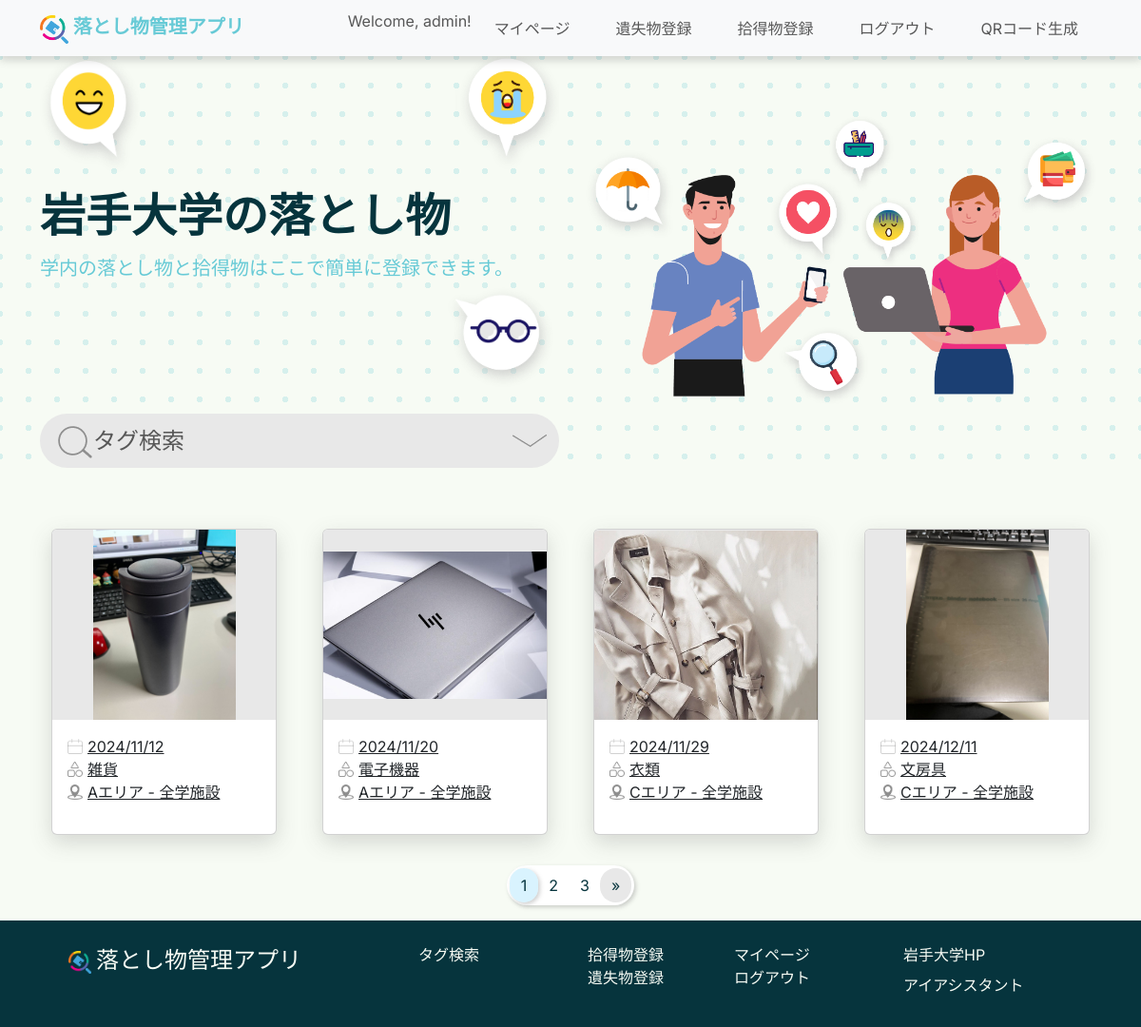
The app's page / (signed in) with its own data.
### top/models.py (models this page shows, shortened)
class ItemImage(models.Model):
    id = models.AutoField(primary_key=True)
    item = models.ForeignKey(Item, on_delete=models.CASCADE, verbose_name="Item")
    image_path = models.ImageField(upload_to='item_images/', max_length=255, blank=True, null=True,
                                   verbose_name='Item Images')
    uploaded_at = models.DateTimeField(auto_now_add=True, null=True, blank=True)

class Item(models.Model):
    item_id = models.AutoField(primary_key=True)
    item_name = models.ForeignKey(ItemsNameTag, on_delete=models.CASCADE, verbose_name="Item Name")
    PorD_location = models.ForeignKey(PickedOrDroppedLocationsTag, on_delete=models.CASCADE,
                                      verbose_name="Picked or Dropped Location")
    storage_location = models.ForeignKey(StorageLocationsTag, on_delete=models.CASCADE, verbose_name="Storage Location", null=True)
    item_type = models.IntegerField(verbose_name="Item Type", help_text="0: Found, 1: Lost")
    status = models.SmallIntegerField(verbose_name="Status", help_text="0: Pending, 1: In Progress, 2: Resolved")
    created_at = models.DateTimeField() # 時間を自動的に更新しない
    updated_at = models.DateTimeField(auto_now=True, null=True, blank=True)
    contact_email = models.EmailField(max_length=100, null=True, blank=True)
    contact_phone = models.CharField(max_length=20, null=True, blank=True)
    description = models.TextField(null=True, blank=True)

class ItemsNameTag(models.Model):
    item_name_id = models.AutoField(primary_key=True)
    item_name = models.CharField(max_length=100, verbose_name="Name tags for items",
                                 help_text="Stationery, clothing, electronic equipment, etc.")
    description = models.TextField(null=True, blank=True)

class PickedOrDroppedLocationsTag(models.Model):
    PorD_location_id = models.AutoField(primary_key=True)
    picked_or_dropped_location_name = models.CharField(max_length=100, verbose_name="Location Name",
                                                       help_text="Name of the place where it was found or dropped, e.g., faculty building, student center, etc.")
    description = models.TextField(null=True, blank=True)
    def __str__(self):
        return self.picked_or_dropped_location_name

### top/views.py (the view)
# urls.py: path('', views.index, name='index'),
def index(request):
    itemname_tag = None
    location_tag = None
    storage_tag = None
    images = ItemImage.objects.select_related("item").order_by("item__created_at") # すべての物品表示（日付順）
    images = images.filter(item__status=0) # status = 0の物品だけ表示
    itemname_tags = ItemsNameTag.objects.all().order_by("item_name")
    location_tags = PickedOrDroppedLocationsTag.objects.all().order_by("picked_or_dropped_location_name")
    storage_tags = StorageLocationsTag.objects.all().order_by("storage_location_name")
    if request.method == "POST":
        date_form = DateFilterForm(request.POST)
        itemname_tag = request.POST.get("item")
        location_tag = request.POST.get("location")
        storage_tag = request.POST.get("storage")
        if itemname_tag == "":
            itemname_tag = None
        if location_tag == "":
            location_tag = None
        if storage_tag == "":
            storage_tag = None
        if itemname_tag and location_tag and storage_tag:
            images = images.filter(Q(item__item_name=itemname_tag) & Q(item__PorD_location=location_tag) & Q(item__storage_location=storage_tag))
        elif itemname_tag and location_tag:
            images = images.filter(Q(item__item_name=itemname_tag) & Q(item__PorD_location=location_tag))
        elif itemname_tag and storage_tag:
            images = images.filter(Q(item__item_name=itemname_tag) & Q(item__storage_location=storage_tag))
        elif location_tag and storage_tag:
            images = images.filter(Q(item__PorD_location=location_tag) & Q(item__storage_location=storage_tag))
        elif itemname_tag:
            images = images.filter(item__item_name=itemname_tag)
        elif location_tag:
            images = images.filter(item__PorD_location=location_tag)
        elif storage_tag:
            images = images.filter(item__storage_location=storage_tag)
        if date_form.is_valid():
            date = date_form.cleaned_data.get("date")
            if date:
                images = images.filter(item__created_at__gte=date)
    else:
        date_form = DateFilterForm()
    """
    if request.method == "POST":
        form = TagFilterForm(request.POST) # form.pyからimport
        date_form = DateFilterForm(request.POST)
        if form.is_valid():
            # python側の変数にタグ情報を格納する
            itemname_tag = form.cleaned_data['itemname_tag']
            location_tag = form.cleaned_data["location_tag"]
            storage_tag = form.cleaned_data["storage_tag"]
            # タグによってフィルタリングをかける
            if itemname_tag and location_tag and storage_tag:
                images = images.filter(Q(item__item_name=itemname_tag) & Q(item__PorD_location=location_tag) & Q(item__storage_location=storage_tag))
            elif itemname_tag and location_tag:
                images = images.filter(Q(item__item_name=itemname_tag) & Q(item__PorD_location=location_tag))
            elif itemname_tag and storage_tag:
                images = images.filter(Q(item__item_name=itemname_tag) & Q(item__storage_location=storage_tag))
            elif location_tag and storage_tag:
                images = images.filter(Q(item__PorD_location=location_tag) & Q(item__storage_location=storage_tag))
            elif itemname_tag:
                images = images.filter(item__item_name=itemname_tag)
            elif location_tag:
                images = images.filter(item__PorD_location=location_tag)
            elif storage_tag:
                images = images.filter(item__storage_location=storage_tag)
            # ItemImageモデルのインスタンスを取得し、その関連するItemとItemNameTagを一度に取得
        if date_form.is_valid():
            date = date_form.cleaned_data.get("date")
            if date:
                images = images.filter(item__created_at__gte=date)

    else:
        form = TagFilterForm()
        date_form = DateFilterForm()
    """
    paginator = Paginator(images, 4)
    page_number = request.GET.get("page")
    page_obj = paginator.get_page(page_number)
    context = {
        "images": page_obj,
        "date_form": date_form,
        "page_obj": page_obj,
        "itemnametags": itemname_tags,
        "locationtags": location_tags,
        "storagetags": storage_tags,
    }
    return render(request, 'index.html', context)

### top/templates/index.html (shortened to what this page needs)
{% extends "base.html" %}
{% load static %}
{% block content %}
<div class="hero">
  <div class="container col-12 hero-content">
    <div class="row flex-md-row-reverse align-items-center">
      <div class="col-sm-12 col-md-6 col-lg-6">
        <img src="{% static "imgs/illustrations/2 people emoji added-final.png" %}" class="hero-illust d-block mx-lg-auto img-fluid" alt="illustration" width="130%" loading="lazy">
      </div>
      <div class="hero-texts col-sm-12 col-md-6 col-lg-6">
        <div class="emojis d-none d-md-inline-flex justify-content-between">
          <img src="{% static "imgs/illustrations/emoji_ニコニコ.png" %}" class="img-fluid emoji_niconico" alt="illustration" width="20%" loading="lazy">
          <img src="{% static "imgs/illustrations/emoji_泣き顔.png" %}" class="img-fluid emoji_nakigao" alt="illustration" width="20%" loading="lazy">
        </div>
        <h1 class="display-5 fw-bold lh-1 mb-3 my-sm-3">岩手大学の落とし物</h1>
        <p class="lead my-0 py-0">学内の落とし物と拾得物はここで簡単に登録できます。</p>
        <div class="emojis d-none d-md-inline-flex justify-content-end my-0 py-0">
          <img src="{% static "imgs/illustrations/Glass emoji-fixed.png" %}" class="img-fluid mt-0 emoji_megane" alt="illustration" width="23%" loading="lazy">
        </div>
        <div id="tag-search">
          <button class="btn top-tag-search-button col-12 mt-3" justifyContent="flex-start" type="button" data-bs-toggle="collapse" data-bs-target="#collapseSearch" aria-expanded="false" aria-controls="collapseExample" id="collapsebutton">
            <img class="tagsearch-icon" src="{% static 'imgs/icons/SEARCH I.png'%}">タグ検索
            <img class="tagsearch-icon-arrow rotate-icon ms-auto" src="{% static 'imgs/icons/SCROLL ARROW -down.png'%}" id="arrowIcon">
          </button>
        </div>
      </div>
    </div>
  </div>
</div>
<link
  rel="stylesheet"
  href="https://cdnjs.cloudflare.com/ajax/libs/photoswipe/5.2.2/photoswipe.min.css"
/>
<section id="cardlists">
  {% if images %}
  <div class="container">
    <div class="row g-8 py-3">
      {% for image in images %}
      <div class="col-lg-3 col-sm-6 g-5">
        <a class="card card-effect" href="#" data-bs-toggle="modal" data-bs-target="#modal{{ image.id }}">
          <div class="card-img-area">
            <img src="{{ image.image_path.url }}" class="card-img-top " alt="Item Image">
          </div>
          <div class="card-body">
            <ul>
            <li class="card-text"><img class="card-icons" src="{% static "imgs/icons/CALENDAR I.png" %}">{{image.item.created_at|date:"Y/m/d"}}</li>
            <li class="card-text"><img class="card-icons" src="{% static "imgs/icons/CATEGORY I.png" %}">{{ image.item.item_name.item_name }}</li>
            <li class="card-text"><img class="card-icons" src="{% static 'imgs/icons/Component 1.png'%}">{{image.item.PorD_location}}</li>
            </ul>
          </div>
        </a>
      </div>
      {% endfor %}
    </div>
  </div>
  {% else %}
    <p>選択されたタグを持つ落とし物情報は見つかりませんでした</p>
  {% endif %}
  <div class="d-flex justify-content-center mt-3">
    <nav aria-label="Page navigation example">
      <ul class="pagination">
        {% for num in page_obj.paginator.page_range %}
          {% if num == page_obj.number %}
            <li class="page-item active" aria-current="page"><span class="page-link">{{ num }}</span></li>
          {% elif num >= page_obj.number|add:'-2' and num <= page_obj.number|add:'2' %}
            <li class="page-item"><a class="page-link" href="?page={{ num }}">{{ num }}</a></li>
          {% endif %}
        {% endfor %}
        {% if page_obj.has_next %}
          <li class="page-item PreviousAndNext">
            <a class="page-link" href="?page={{ page_obj.next_page_number }}" aria-label="Next">
              <span aria-hidden="true">&raquo;</span>
            </a>
          </li>
        {% endif %}
      </ul>
    </nav>
  </div>
</section>
{% endblock content %}

### templates/base.html (shortened to what this page needs)
{% load static %}
<!DOCTYPE html>
<html lang="en">
<head>
    <link rel="stylesheet" href="{% static 'css/style.css' %}">
    <link rel="stylesheet" href="{% static 'css/top.css' %}">
    <link rel="stylesheet" href="{% static 'css/lost_item_register.css' %}">
    <link href="https://cdn.jsdelivr.net/npm/bootstrap@5.3.3/dist/css/bootstrap.min.css" rel="stylesheet"
>
</head>
<body>
<main>
    <nav class="navbar fixed-top navbar-expand-lg navbar-light bg-light" id="header">
        <div class="container">
            <a class="navbar-brand" href="{% url 'top:home' %}">
                <img src="{% static 'imgs/illustrations/1. FINAL logo png.png' %}" alt="" width="30" height="24"
                     class="d-inline-block align-text-top img-fluid">
                落とし物管理アプリ
            </a>
            <div class="collapse navbar-collapse" id="navbarXL" align="right">
                <ul class="navbar-nav ml-auto">
                    {% if user.is_superuser %}
                        <li class="nav-item">
                            <span class="navbar-text">Welcome, {{ user.username }}!</span>
                        </li>
                        <li class="nav-item mx-3">
                            <a class="nav-link" href="{% url 'mypage:admin_mypage' %}">マイページ</a>
                        </li>
                        <li class="nav-item mx-3">
                            <a class="nav-link" href="{% url 'lostitem:tolostitemregister' %}">遺失物登録</a>
                        </li>
                        <li class="nav-item mx-3">
                            <a class="nav-link" href="{% url 'founditem:tofounditemregister' %}">拾得物登録</a>
                        </li>
                        <li class="nav-item mx-3">
                            <a class="nav-link" href="{% url 'lostitem:logout' %}">ログアウト</a>
                        </li>
                    {% endif %}
                    {% if user.is_authenticated and user.is_superuser %}
                         <div align="right">
                        <li class="nav-item mx-3">
                            <button class="nav-link btn btn-link" id="generateQrBtn">QRコード生成</button>
                        </li>
                        </div>
                    {% endif %}
                </ul>
            </div>
        </div>
    </nav>
    <div style="margin-top: 55px;">
        {% block content %}{% endblock %}
    </div>
</main>
</body>
<footer>
    <div class="row px-4 py-4 mt-0 mx-4 d-flex justify-content-center">
        <div class="footerlogo col-lg-4 col-sm-12 mb-4">
            <a class="footer-brand" href="{% url 'top:home' %}"><img src="{% static "imgs/illustrations/1. FINAL logo png.png" %}">落とし物管理アプリ</a>
        </div>
        <div class="footer-contents col-lg-8 col-sm-12 row">
            <div class="col-lg-3 col-sm-12 mb-3">
                <a class="footer-link" href="{% url 'top:home' %}#tag-search">タグ検索</a>
            </div>
            {% if user.is_superuser %}
                <div class="col-lg-3 col-sm-12 row mb-3">
                    <div class="col-12">
                        <a class="footer-link" href="{% url 'founditem:tofounditemregister' %}">拾得物登録</a>
                    </div>
                    <div class="col-12">
                        <a class="footer-link" href="{% url 'lostitem:tolostitemregister' %}">遺失物登録</a>
                    </div>
                </div>
                <div class="col-lg-3 col-sm-12 mb-3">
                    <div class="col-12">
                        <a class="footer-link" href="{% url 'mypage:admin_mypage' %}">マイページ</a>
                    </div>
                    <div class="col-12">
                        <a class="footer-link" href="{% url 'lostitem:logout' %}">ログアウト</a>
                    </div>
                </div>
            {% endif %}
            <div class="col-lg-3 col-sm-12 row">
                <div class="col-12">
                    <a class="footer-link" href="https://www.iwate-u.ac.jp/">岩手大学HP</a>
                </div>
                <div class="col-12">
                    <a class="footer-link" href="https://ia2.iwate-u.ac.jp/websyllabus/login/slbsCtlLogin.php">アイアシスタント</a>
                </div>
            </div>
        </div>
    </div>
</footer>
</html>

### records on screen
ItemImage: image_path (picture), item.created_at "2024/11/12", item.item_name.item_name "雑貨", item.PorD_location "Aエリア - 全学施設"
ItemImage: image_path (picture), item.created_at "2024/11/20", item.item_name.item_name "電子機器", item.PorD_location "Aエリア - 全学施設"
ItemImage: image_path (picture), item.created_at "2024/11/29", item.item_name.item_name "衣類", item.PorD_location "Cエリア - 全学施設"
ItemImage: image_path (picture), item.created_at "2024/12/11", item.item_name.item_name "文房具", item.PorD_location "Cエリア - 全学施設"

### other values on screen
{{ user.username }} "admin"
{{ num }} "1"
{{ num }} "2" "3"
